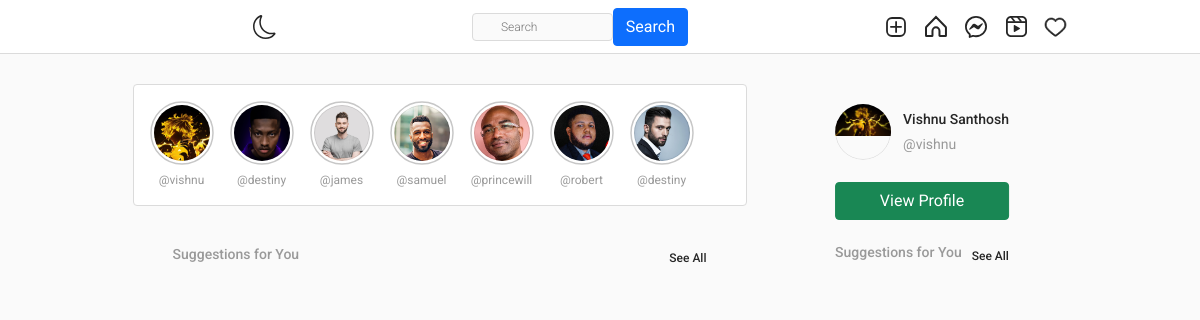
Page /post/ (signed in) on the earlier database version.
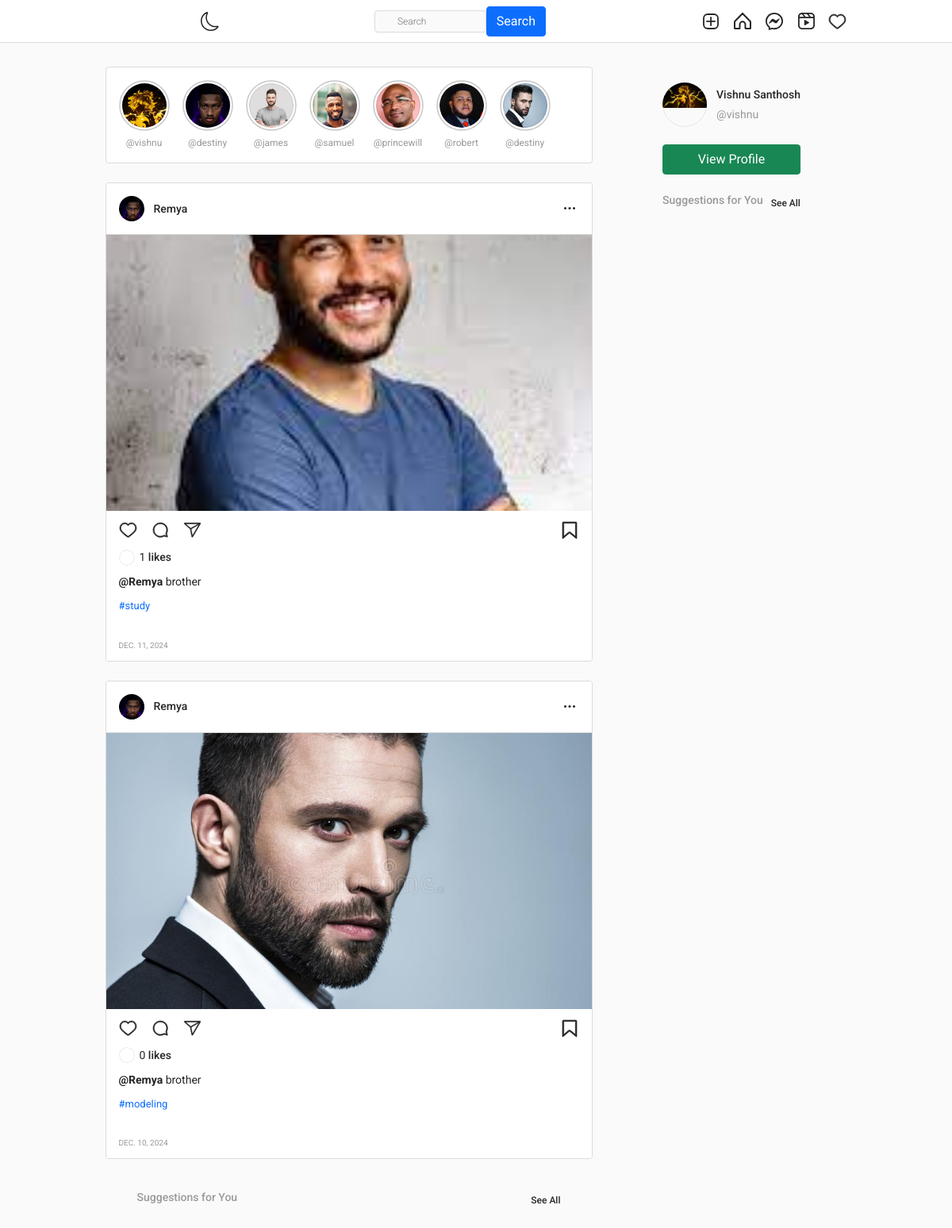
Same page on the later database version.
### users/models.py (models this page shows, shortened)
class Profile(models.Model):
    user = models.OneToOneField(User, related_name='profile', on_delete=models.CASCADE)
    image = models.ImageField(upload_to="photos/place", null=True, default="default.jpg")
    first_name = models.CharField(max_length=200, null=True, blank=True)
    last_name = models.CharField(max_length=200, null=True, blank=True)
    bio = models.TextField(max_length=200, null=True, blank=True)
    location = models.CharField(max_length=200, null=True, blank=True)
    url = models.URLField(max_length=200, null=True, blank=True)

### post/models.py (models this page shows, shortened)
class Post(models.Model):
    id = models.UUIDField(primary_key=True, default=uuid.uuid4, editable=False)
    picture = models.ImageField(upload_to='photos/place', verbose_name="Picture")
    caption = models.CharField(max_length=10000, verbose_name="Caption")
    posted = models.DateField(auto_now_add=True)
    tags = models.ManyToManyField(Tag, related_name="tags")
    user = models.ForeignKey(User, on_delete=models.CASCADE)
    likes = models.IntegerField(default=0)

class Tag(models.Model):
    title = models.CharField(max_length=75, verbose_name='Tag')
    slug = models.SlugField(null=False, unique=True, default=uuid.uuid1)
    class Meta:
        verbose_name = 'Tag'
        verbose_name_plural = 'Tags'
    def get_absolute_url(self):
        return reverse('tags', args=[self.slug])
    def __str__(self):
        return self.title

### post/views.py (the view)
# urls.py: path('post/', include('post.urls')),
def post(request):
    user = request.user
    if request.user.is_authenticated:
        try:
            posts = Stream.objects.filter(user=user)
        except user.DoesNotExist:
            user=None
    else:
        user=None
    group_ids = []
    if request.user.is_authenticated:
        try:
            for post in posts:
                group_ids.append(post.post_id)
        except:
            posts=None
    else:
        posts=None
    post_items = Post.objects.filter(id__in=group_ids).all().order_by('-posted')
    context = {
        'post_items': post_items,
    }
    return render(request, 'post/post.html',context)

### category/context_processors.py (called while the page is built)
def menu_links(request):
    links= Category.objects.all()
    return dict(links=links)

### templates/post/post.html (shortened to what this page needs)
{% extends 'post_base.html' %}
{% load static %}
{% block content %}
    <main class="main-container">
        <section class="content-container">
            <div class="content">
                <div class="stories">
                    <div class="stories__content">
                        <button class="story">
                            <div class="story__avatar">
                                <div class="story__border">
                                </div>
                                <div class="story__picture">
                                    <img src="{{request.user.profile.image.url}}" style="width: 80px; height: 80px; object-fit: cover;">
                                </div>
                            </div>
                            <span class="story__user">@{{request.user.username}}</span>
                        </button>
                        <button class="story">
                            <div class="story__avatar">
                                <div class="story__border">
                                </div>
                                <div class="story__picture">
                                    <img src="{% static 'assets2/images/6.jpg' %}">
                                </div>
                            </div>
                            <span class="story__user">@destiny</span>
                        </button>
                    <button class="story">
                            <div class="story__avatar">
                                <div class="story__border">
                                </div>
                                <div class="story__picture">
                                    <img src="{% static 'assets2/images/1.jpg' %}">
                                </div>
                            </div>
                            <span class="story__user">@james</span>
                        </button>
                        <button class="story">
                            <div class="story__avatar">
                                <div class="story__border">
                                </div>
                                <div class="story__picture">
                                    <img src="{% static 'assets2/images/2.jpg' %}" style="width: 100px; height: 100px; object-fit: cover;">
                                </div>
                            </div>
                            <span class="story__user">@samuel</span>
                        </button>
                        <button class="story">
                            <div class="story__avatar">
                                <div class="story__border">
                                </div>
                                <div class="story__picture">
                                    <img src="{% static 'assets2/images/5.jpg' %}" style="width: 100px; height: 100px; object-fit: cover;">
                                </div>
                            </div>
                            <span class="story__user">@princewill</span>
                        </button>
                         <button class="story">
                            <div class="story__avatar">
                                <div class="story__border">
                                </div>
                                <div class="story__picture">
                                    <img src="{% static 'assets2/images/7.png' %}">
                                </div>
                            </div>
                            <span class="story__user">@robert</span>
                        </button>
                        <button class="story">
                            <div class="story__avatar">
                                <div class="story__border">
                                </div>
                                <div class="story__picture">
                                    <img src="{% static 'assets2/images/4.jpg' %}">
                                </div>
                            </div>
                            <span class="story__user">@destiny</span>
                        </button>
                    </div>
                </div>
                <div class="posts">
                    {% for post in post_items %}
                    <article class="post">
                        <div class="post__header">
                                <div class="post__profile">
                                    {% if post.user.profile.image %}
                                    <a href="{{post.user.profile.image.url}}" class="post__avatar">
                                        <img src="{{post.user.profile.image.url}}" alt="User Picture">
                                    </a>
                                    {% endif %}
                                    <a href="{{post.user.username}}" class="post__user">{{ post.user.username }}</a>
                                </div>
                            <button class="post__more-options">
                                <svg width="24" height="24" viewBox="0 0 24 24" fill="none" xmlns="http://www.w3.org/2000/svg">
                                    <circle cx="6.5" cy="11.5" r="1.5" fill="var(--text-dark)"/>
                                    <circle cx="12" cy="11.5" r="1.5" fill="var(--text-dark)"/>
                                    <circle cx="17.5" cy="11.5" r="1.5" fill="var(--text-dark)"/>
                                </svg>
                            </button>
                        </div>
                        <div class="post__content">
                            <div class="post__medias">
                                <a href=""><img class="post__media" src="{{ post.picture.url }}" alt="Post Content" style="width: 700px; height: 348px; object-fit: cover;"></a>
                            </div>
                        </div>
                        <div class="post__footer">
                            <div class="post__buttons">
                                <a href="{% url 'like' post.id %}" class="post__button">
                                </a>
                                <button class="post__button">
                                </button>
                                <button class="post__button">
                                </button>
                                <a href="" class="post__button post__button--align-right">
                                </a>
                            </div>
                            <div class="post__infos">
                                <div class="post__likes">
                                    <a href="#" class="post__likes-avatar">
                                    </a>
                                    <span>{{post.likes}} <a class="post__name--underline" href="#">likes</a> <a href="#"></a></span>
                                </div>
                                <div class="post__description">
                                    <span>
                                        <a class="post__name--underline" href="#"><b>@{{post.user.username}}</b></a>
                                        {{post.caption}}
                                    </span>
                                </div>
                                <p style="font-size: 13px;">{% for tag in post.tags.all %}
                                    <a href="{{ tag.get_absolute_url }}" style="text-decoration: none;">
                                        #{{ tag }}
                                    </a>
                                    {% endfor %}
                                </p>
                                <span class="post__date-time">{{post.posted}}</span>
                            </div>
                        </div>
                    </article>
                    {% endfor %}
                    <div class="side-menu__suggestions-content" style="padding: 0 40px;">
                         <div class="side-menu__suggestions-header">
                        <h2>Suggestions for You</h2>
                        <button>See All</button>
                    </div>
                    </div>
                </div>
            </div>
            <section class="side-menu">
                <div class="side-menu__user-profile">
                    <a href="https://github.com/leocosta1" target="_blank" class="side-menu__user-avatar">
                        <img src="{{ request.user.profile.image.url }}" alt="User Picture">
                    </a>
                    <div class="side-menu__user-info">
                        {% if user.profile.first_name %}
                        <a href="{{request.user.username}}">{{request.user.profile.first_name|title }} {{request.user.profile.last_name|title }}</a>
                        {% else %}
                        <a href="{{request.user.username}}">{{user.username}}</a>
                        {% endif %}
                        <span>@{{request.user.username}}</span>
                    </div>
                </div>
                <a class="btn btn-block btn-success" href="{% url 'profile' user %}">View Profile</a><br>
                <div class="side-menu__suggestions-section">
                    <div class="side-menu__suggestions-header">
                        <h2>Suggestions for You</h2>
                        <button>See All</button>
                    </div>
                </div>
            </section>
{% endblock content %}

### templates/post_base.html (shortened to what this page needs)
{% load static %}
<!DOCTYPE html>
<html lang="en">
<head>
    <link rel="stylesheet" href="https://cdn.jsdelivr.net/npm/bootstrap-icons@1.8.1/font/bootstrap-icons.css">
    <link href="https://cdn.jsdelivr.net/npm/bootstrap@5.1.3/dist/css/bootstrap.min.css" rel="stylesheet">
    <link rel="stylesheet" type="text/css" href="{% static 'assets1/style.css' %}">
</head>
<body>
    <header class="header">
        <nav class="header__content">
            <div class="header__buttons">
                <a href="{% static 'img/logo.png' %}" class="header__home">
                    <svg width="104" height="30" viewBox="0 0 104 30" fill="none" xmlns="http://www.w3.org/2000/svg">
                    </svg>
                </a>
                <button class="header__theme-button" title="Toggle Theme">
                </button>
            </div>
            <form action="" method="GET">
                <div class="header__search">
                    <input type="text" placeholder="Search" name="q" value="{{ request.GET.q }}">
                    <button class="btn btn-primary" type="submit">Search</button>
                    <svg width="24" height="24" viewBox="0 0 24 24" fill="none" xmlns="http://www.w3.org/2000/svg">
                    </svg>
                </div>
            </form>
            <div class="header__buttons header__buttons--desktop">
                <a href="">
                </a>
                <a href="">
                </a>
                <a href="">
                </a>
                <a href="#">
                </a>
                <span>
                    <a href="">
                    </a>
                </span>
            </div>
        </nav>
    </header>
    {% block content %}
    {% endblock content %}
            </section>
    </main>
</body>
</html>

Differences in the rows shown:
added Post: user.profile.image (placeholder picture), user.username "Remya", picture (picture), likes "1", caption "brother", posted "DEC. 11, 2024"
now on this page (row unchanged): Tag: title "study", shown under "Remya"
now on this page (row unchanged): Post: user.profile.image (placeholder picture), user.username "Remya", picture (picture), likes "0", caption "brother", posted "DEC. 10, 2024"
now on this page (row unchanged): Tag: title "modeling", shown under "Remya"
